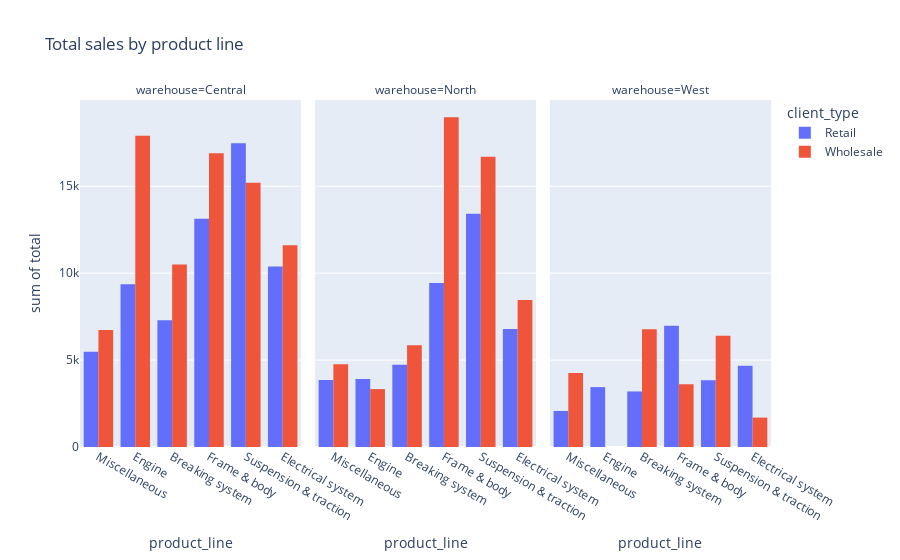

Source (notebook cell):
### Code cell
fig = px.histogram(df, y='total', x='product_line', facet_col='warehouse', color='client_type',
                   barmode='group', title='Total sales by product line')
fig.show()

### Figure 1 — Plotly figure (JSON) as saved in the notebook; plotly's stock layout.template omitted (floating-point values rounded to 4 significant figures; data arrays with more than 128 entries replaced by an {"elided": "..."} marker saying what was removed)
{"data": [{"alignmentgroup": "True", "bingroup": "x", "histfunc": "sum", "hovertemplate": "client_type=Retail<br>warehouse=Central<br>product_line=%{x}<br>sum of total=%{y}<extra></extra>", "legendgroup": "Retail", "marker": {"color": "#636efa", "pattern": {"shape": ""}}, "name": "Retail", "offsetgroup": "Retail", "orientation": "v", "showlegend": true, "type": "histogram", "x": {"elided": "371 str values"}, "xaxis": "x", "y": {"elided": "371 float values"}, "yaxis": "y"}, {"alignmentgroup": "True", "bingroup": "x", "histfunc": "sum", "hovertemplate": "client_type=Retail<br>warehouse=North<br>product_line=%{x}<br>sum of total=%{y}<extra></extra>", "legendgroup": "Retail", "marker": {"color": "#636efa", "pattern": {"shape": ""}}, "name": "Retail", "offsetgroup": "Retail", "orientation": "v", "showlegend": false, "type": "histogram", "x": {"elided": "263 str values"}, "xaxis": "x2", "y": {"elided": "263 float values"}, "yaxis": "y2"}, {"alignmentgroup": "True", "bingroup": "x", "histfunc": "sum", "hovertemplate": "client_type=Retail<br>warehouse=West<br>product_line=%{x}<br>sum of total=%{y}<extra></extra>", "legendgroup": "Retail", "marker": {"color": "#636efa", "pattern": {"shape": ""}}, "name": "Retail", "offsetgroup": "Retail", "orientation": "v", "showlegend": false, "type": "histogram", "x": {"elided": "141 str values"}, "xaxis": "x3", "y": {"elided": "141 float values"}, "yaxis": "y3"}, {"alignmentgroup": "True", "bingroup": "x", "histfunc": "sum", "hovertemplate": "client_type=Wholesale<br>warehouse=Central<br>product_line=%{x}<br>sum of total=%{y}<extra></extra>", "legendgroup": "Wholesale", "marker": {"color": "#EF553B", "pattern": {"shape": ""}}, "name": "Wholesale", "offsetgroup": "Wholesale", "orientation": "v", "showlegend": true, "type": "histogram", "x": ["Breaking system", "Engine", "Frame & body", "Suspension & traction", "Frame & body", "Breaking system", "Miscellaneous", "Breaking system", "Suspension & traction", "Breaking system", "Breaking system", "Electrical system", "Engine", "Frame & body", "Breaking system", "Frame & body", "Electrical system", "Miscellaneous", "Miscellaneous", "Suspension & traction", "Frame & body", "Breaking system", "Frame & body", "Engine", "Breaking system", "Miscellaneous", "Electrical system", "Miscellaneous", "Breaking system", "Electrical system", "Electrical system", "Suspension & traction", "Engine", "Breaking system", "Suspension & traction", "Electrical system", "Breaking system", "Breaking system", "Suspension & traction", "Miscellaneous", "Frame & body", "Breaking system", "Suspension & traction", "Breaking system", "Electrical system", "Electrical system", "Suspension & traction", "Electrical system", "Electrical system", "Suspension & traction", "Miscellaneous", "Suspension & traction", "Miscellaneous", "Frame & body", "Miscellaneous", "Breaking system", "Frame & body", "Electrical system", "Electrical system", "Electrical system", "Frame & body", "Breaking system", "Suspension & traction", "Engine", "Suspension & traction", "Miscellaneous", "Electrical system", "Breaking system", "Suspension & traction", "Electrical system", "Breaking system", "Electrical system", "Breaking system", "Miscellaneous", "Miscellaneous", "Miscellaneous", "Engine", "Engine", "Electrical system", "Frame & body", "Breaking system", "Breaking system", "Suspension & traction", "Engine", "Suspension & traction", "Frame & body", "Engine", "Electrical system", "Engine", "Breaking system", "Breaking system", "Frame & body", "Frame & body", "Frame & body", "Breaking system", "Breaking system", "Suspension & traction", "Suspension & traction", "Frame & body", "Frame & body", "Frame & body", "Suspension & traction", "Frame & body", "Suspension & traction", "Electrical system", "Breaking system", "Engine", "Miscellaneous", "Electrical system"], "xaxis": "x", "y": [54.6, 2283.0, 178.8, 1145.0, 353.1, 830.7, 754.7, 594.2, 343.8, 404.9, 146.5, 320.9, 1779.0, 1175.0, 67.57, 906.4, 217.1, 183.8, 194.2, 157.8, 1744.0, 269.9, 754.5, 254.3, 471.8, 211.8, 1016.0, 533.5, 624.4, 977.1, 373.6, 1143.0, 2233.0, 220.3, 535.1, 1127.0, 177.8, 579.3, 274.8, 799.9, 182.7, 556.9, 801.8, 171.9, 839.3, 442.5, 863.6, 362.8, 296.2, 872.2, 1048, 1403.0, 126.5, 1214.0, 717.7, 995.3, 192.2, 825.5, 107.3, 384.2, 1547.0, 209.7, 217.0, 1827.0, 962.8, 426.4, 940.1, 612.8, 1062, 252.5, 475.0, 1213.0, 820.3, 1055.0, 257.0, 196.2, 1661.0, 1705.0, 564.2, 1424.0, 133.2, 567.8, 943.5, 2546.0, 1115.0, 1072.0, 2186.0, 221.2, 226.0, 235.5, 488.7, 940.9, 1549.0, 593.6, 567.9, 67.65, 1272.0, 503.5, 665.3, 1538.0, 715.7, 609.0, 159.4, 973.7, 207.6, 158.3, 1204.0, 231.2, 920.4], "yaxis": "y"}, {"alignmentgroup": "True", "bingroup": "x", "histfunc": "sum", "hovertemplate": "client_type=Wholesale<br>warehouse=North<br>product_line=%{x}<br>sum of total=%{y}<extra></extra>", "legendgroup": "Wholesale", "marker": {"color": "#EF553B", "pattern": {"shape": ""}}, "name": "Wholesale", "offsetgroup": "Wholesale", "orientation": "v", "showlegend": false, "type": "histogram", "x": ["Frame & body", "Suspension & traction", "Electrical system", "Suspension & traction", "Suspension & traction", "Frame & body", "Miscellaneous", "Breaking system", "Suspension & traction", "Suspension & traction", "Frame & body", "Breaking system", "Frame & body", "Suspension & traction", "Breaking system", "Electrical system", "Breaking system", "Electrical system", "Frame & body", "Suspension & traction", "Frame & body", "Suspension & traction", "Suspension & traction", "Suspension & traction", "Frame & body", "Engine", "Breaking system", "Frame & body", "Electrical system", "Suspension & traction", "Suspension & traction", "Suspension & traction", "Miscellaneous", "Frame & body", "Breaking system", "Breaking system", "Suspension & traction", "Breaking system", "Electrical system", "Miscellaneous", "Electrical system", "Frame & body", "Suspension & traction", "Breaking system", "Suspension & traction", "Miscellaneous", "Frame & body", "Breaking system", "Engine", "Electrical system", "Electrical system", "Frame & body", "Suspension & traction", "Suspension & traction", "Miscellaneous", "Miscellaneous", "Electrical system", "Frame & body", "Breaking system", "Frame & body", "Breaking system", "Frame & body", "Miscellaneous", "Electrical system", "Breaking system", "Suspension & traction", "Frame & body", "Electrical system", "Electrical system", "Electrical system", "Breaking system", "Suspension & traction", "Suspension & traction", "Miscellaneous", "Breaking system", "Suspension & traction", "Electrical system"], "xaxis": "x2", "y": [605.4, 1495.0, 815.2, 588.6, 1114.0, 1036.0, 514, 489, 1435.0, 1424.0, 1156.0, 276.3, 712.7, 323.9, 607.4, 414.7, 115.2, 792.6, 640.1, 406.6, 759.8, 791.2, 487.6, 455.4, 1258.0, 1007.0, 620.9, 1341.0, 584.4, 148.0, 227.8, 749.8, 690.2, 1482.0, 534.3, 698.5, 737.7, 645.6, 108.3, 1072.0, 1017.0, 1497.0, 263.6, 95.31, 1132.0, 642.5, 577.3, 593.8, 2324.0, 799.3, 729, 1439.0, 475.5, 1604.0, 599.3, 420.6, 788.3, 1393.0, 97.97, 1785.0, 464.4, 1846.0, 217.8, 698.0, 94.41, 1103.0, 1437.0, 363.6, 425.8, 369.0, 182.6, 1037.0, 259.1, 603.8, 337.8, 444.8, 548.1], "yaxis": "y2"}, {"alignmentgroup": "True", "bingroup": "x", "histfunc": "sum", "hovertemplate": "client_type=Wholesale<br>warehouse=West<br>product_line=%{x}<br>sum of total=%{y}<extra></extra>", "legendgroup": "Wholesale", "marker": {"color": "#EF553B", "pattern": {"shape": ""}}, "name": "Wholesale", "offsetgroup": "Wholesale", "orientation": "v", "showlegend": false, "type": "histogram", "x": ["Frame & body", "Suspension & traction", "Miscellaneous", "Breaking system", "Breaking system", "Miscellaneous", "Frame & body", "Suspension & traction", "Suspension & traction", "Miscellaneous", "Suspension & traction", "Miscellaneous", "Suspension & traction", "Breaking system", "Suspension & traction", "Suspension & traction", "Breaking system", "Breaking system", "Suspension & traction", "Breaking system", "Breaking system", "Miscellaneous", "Breaking system", "Electrical system", "Miscellaneous", "Suspension & traction", "Breaking system", "Miscellaneous", "Electrical system", "Suspension & traction", "Breaking system", "Frame & body", "Breaking system", "Electrical system", "Breaking system", "Breaking system", "Miscellaneous", "Breaking system", "Electrical system"], "xaxis": "x3", "y": [1580.0, 411.1, 208.6, 737.3, 475.5, 782.9, 1200.0, 159.1, 1276, 99.32, 526.4, 1190.0, 498.8, 793.1, 1385.0, 109.3, 981.4, 575.8, 789.0, 68.23, 190.6, 239.2, 261.0, 449.5, 504.6, 157.5, 190.9, 413.0, 694.4, 1081.0, 893.8, 829.7, 384.7, 153.8, 94.65, 806.6, 813.4, 321.0, 393.6], "yaxis": "y3"}], "layout": {"annotations": [{"font": {}, "showarrow": false, "text": "warehouse=Central", "x": 0.16, "xanchor": "center", "xref": "paper", "y": 1, "yanchor": "bottom", "yref": "paper"}, {"font": {}, "showarrow": false, "text": "warehouse=North", "x": 0.5, "xanchor": "center", "xref": "paper", "y": 1, "yanchor": "bottom", "yref": "paper"}, {"font": {}, "showarrow": false, "text": "warehouse=West", "x": 0.84, "xanchor": "center", "xref": "paper", "y": 1, "yanchor": "bottom", "yref": "paper"}], "barmode": "group", "legend": {"title": {"text": "client_type"}, "tracegroupgap": 0}, "title": {"text": "Total sales by product line"}, "xaxis": {"anchor": "y", "domain": [0, 0.32], "title": {"text": "product_line"}}, "xaxis2": {"anchor": "y2", "domain": [0.34, 0.66], "matches": "x", "title": {"text": "product_line"}}, "xaxis3": {"anchor": "y3", "domain": [0.68, 1.0], "matches": "x", "title": {"text": "product_line"}}, "yaxis": {"anchor": "x", "domain": [0, 1], "title": {"text": "sum of total"}}, "yaxis2": {"anchor": "x2", "domain": [0, 1], "matches": "y", "showticklabels": false}, "yaxis3": {"anchor": "x3", "domain": [0, 1], "matches": "y", "showticklabels": false}}}
